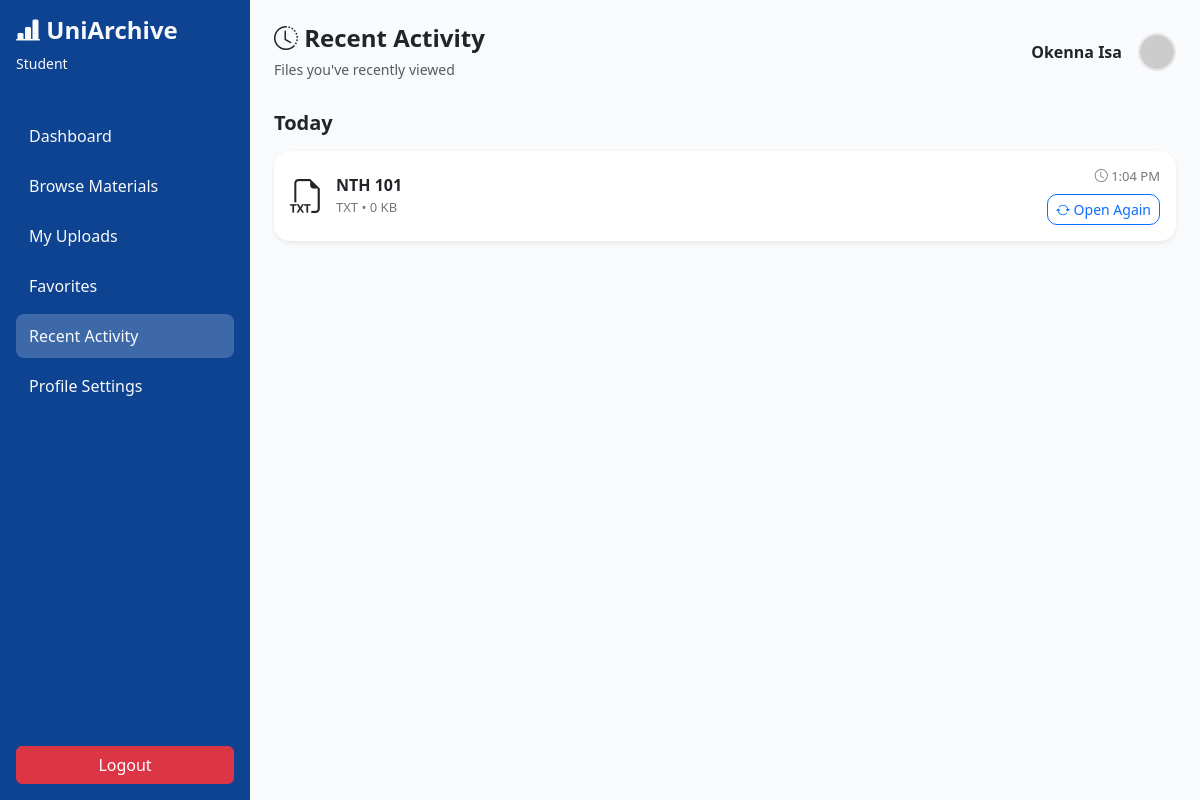
Screenshot of /public/recent_activity.php (signed in) with the database file from the repository.
### tables this page shows
CREATE TABLE `recent_views` (
  `id` int(11) NOT NULL,
  `user_id` int(11) NOT NULL,
  `upload_id` int(11) NOT NULL,
  `viewed_at` timestamp NOT NULL DEFAULT current_timestamp() ON UPDATE current_timestamp()
);

CREATE TABLE `uploads` (
  `id` int(11) NOT NULL,
  `user_id` int(11) NOT NULL,
  `institution_id` int(11) DEFAULT NULL,
  `title` varchar(255) NOT NULL,
  `description` text DEFAULT NULL,
  `file_name` varchar(255) NOT NULL,
  `file_type` varchar(50) DEFAULT NULL,
  `file_size` int(11) DEFAULT NULL,
  `visibility` enum('private','institution','public') DEFAULT 'institution',
  `created_at` timestamp NOT NULL DEFAULT current_timestamp()
);

### public/recent_activity.php (the view, shortened to what this page needs)
<?php
require "../config/db.php";
$user_id = $_SESSION['user_id'];
$role = $_SESSION['role'] ?? 'student';
$name = $_SESSION['name'] ?? 'User';
$themeClass = ($role === 'staff')
    ? 'theme-staff'
    : 'theme-student';
function getFileIcon($type)
{
    return match (strtolower($type)) {
        'pdf' => '<i class="bi bi-file-earmark-pdf"></i>',
        'doc', 'docx' => '<i class="bi bi-files"></i>',
        'ppt', 'pptx' => '<i class="bi bi-file-earmark-ppt-fill"></i>',
        'xls', 'xlsx' => '<i class="bi bi-filetype-xls"></i>',
        'jpg', 'jpeg', 'png', 'webp' => '<i class="bi bi-file-earmark-image"></i>',
        'zip', 'rar', '7z' => '<i class="bi bi-file-earmark-zip"></i>',
        'mp4' => '<i class="bi bi-filetype-mp4"></i>',
        'mp3', 'wav' => '<i class="bi bi-filetype-mp3"></i>',
        'txt' => '<i class="bi bi-filetype-txt"></i>',
        default => '<i class="bi bi-archive"></i>'
    };
}
$stmt = $conn->prepare("
    SELECT
        uploads.*,
        recent_views.viewed_at
    FROM recent_views
    JOIN uploads
    ON recent_views.upload_id = uploads.id
    WHERE recent_views.user_id = ?
    ORDER BY recent_views.viewed_at DESC
");
$stmt->bind_param("i", $user_id);
$stmt->execute();
$result = $stmt->get_result();
?>
<!DOCTYPE html>
<html>
<head>
    <link href="https://cdn.jsdelivr.net/npm/bootstrap@5.3.3/dist/css/bootstrap.min.css" rel="stylesheet">
    <link rel="stylesheet" href="../assests/style.css">
    <link href="https://cdn.jsdelivr.net/npm/bootstrap-icons@1.11.3/font/bootstrap-icons.css" rel="stylesheet">
</head>
<body class="<?= $themeClass; ?>">
<div class="d-flex">
    <?php include "../includes/sidebar.php"; ?>
    <div class="main-content flex-grow-1 p-4">
        <div class="d-flex justify-content-between align-items-center page-header">
            <div>
                <h4 class="mb-1">
                    <i class="bi bi-clock-history"></i>
                    Recent Activity
                </h4>
                <small class="text-muted">
                    Files you've recently viewed
                </small>
            </div>
            <div class="d-flex align-items-center gap-3">
                <strong>
                    <?= htmlspecialchars($name) ?>
                </strong>
                <img
                    src="https://via.placeholder.com/40"
                    class="rounded-circle dashboard-avatar"
                    width="40"
                    height="40">
            </div>
        </div>
        <?php if ($result->num_rows === 0): ?>
            <div class="empty-state">
                <div class="empty-state-icon">
                    🚀
                </div>
                <h5>
                    No Recent Activity
                </h5>
                <p>
                    Files you open will appear here.
                </p>
            </div>
        <?php else: ?>
            <?php
            $lastDate = '';
            ?>
            <?php while ($row = $result->fetch_assoc()): ?>
                <?php
                $date = date('Y-m-d', strtotime($row['viewed_at']));
                ?>
                <?php if ($date !== $lastDate): ?>
                    <?php
                    if ($date == date('Y-m-d')) {
                        $heading = "Today";
                    } elseif ($date == date('Y-m-d', strtotime('-1 day'))) {
                        $heading = "Yesterday";
                    } else {
                        $heading = date('F j, Y', strtotime($date));
                    }
                    $lastDate = $date;
                    ?>
                    <h5 class="mt-4 mb-3 fw-bold">
                        <?= $heading ?>
                    </h5>
                <?php endif; ?>
                <div class="card border-0 shadow-sm p-3 mb-3 file-card">
                    <div class="d-flex justify-content-between align-items-center flex-wrap gap-3">
                        <div class="d-flex align-items-center">
                            <div class="file-icon">
                                <?= getFileIcon($row['file_type']) ?>
                            </div>
                            <div>
                                <div class="file-title">
                                    <?= htmlspecialchars($row['title']) ?>
                                </div>
                                <div class="meta-text">
                                    <?= strtoupper($row['file_type']) ?>
                                    •
                                    <?= round($row['file_size'] / 1024, 2) ?> KB
                                </div>
                            </div>
                        </div>
                        <div class="text-end">
                            <div class="activity-time mb-2">
                                <i class="bi bi-clock"></i>
                                <?= date('g:i A', strtotime($row['viewed_at'])) ?>
                            </div>
                            <a
                                href="view_file.php?id=<?= $row['id'] ?>"
                                class="btn btn-outline-primary btn-sm">
                                <i class="bi bi-arrow-repeat"></i>
                                Open Again
                            </a>
                        </div>
                    </div>
                </div>
            <?php endwhile; ?>
        <?php endif; ?>
    </div>
</div>
</body>
</html>

### assests/style.css (style rules this page uses)
.theme-student { --primary: #1e3a8a; --primary-light: #3b82f6; }
.main-content { background: #f8fafc; min-height: 100vh; }
.file-card { border: none; border-radius: 16px; box-shadow: 0 4px 12px rgba(0,0,0,0.05); transition: all 0.2s ease; overflow: hidden; }
.file-card .btn { min-width: 80px; border-radius: 10px; }
.file-icon { font-size: 34px; margin-right: 12px; display: flex; align-items: center; justify-content: center; }
.file-title { font-weight: 600; margin-bottom: 2px; line-height: 1.3; }
.meta-text { font-size: 13px; color: #777; }
.page-header { margin-bottom: 30px; }
.page-header h4 { font-weight: 700; }
.activity-time { font-size: 13px; color: #777; }
.btn { transition: all 0.2s ease; }
.dashboard-avatar { width: 38px; height: 38px; border-radius: 50%; object-fit: cover; border: 2px solid #e5e7eb; cursor: pointer; transition: 0.2s ease; }

### rows the page displays
recent_views: viewed_at "Today", upload.title "NTH 101", upload.file_type "TXT", $row['file_size']/1024 "0", viewed_at "1:04 PM"

### other values shown
$role "Student"
$name "Okenna Isa"
